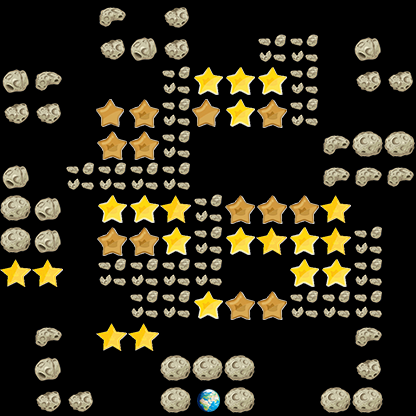

Rendered tile map (Tiled .tmx) drawn with the repository's tilesets; below, a short description and the map source with its tile grids summarised:
An orthogonal 13x13 tile map with 32x32 px tiles, 1 tile layer (layer_0).

<map version="1.0" orientation="orthogonal" renderorder="right-down" width="13" height="13" tilewidth="32" tileheight="32">
 <tileset firstgid="1" name="star" tilewidth="32" tileheight="32">
  <image source="landform/img.png" width="448" height="33" />
 </tileset>
 <layer name="layer_0" width="13" height="13">
  <data>[169 cells, 94 non-empty, 10 distinct tile ids]</data>
 </layer>
</map>
